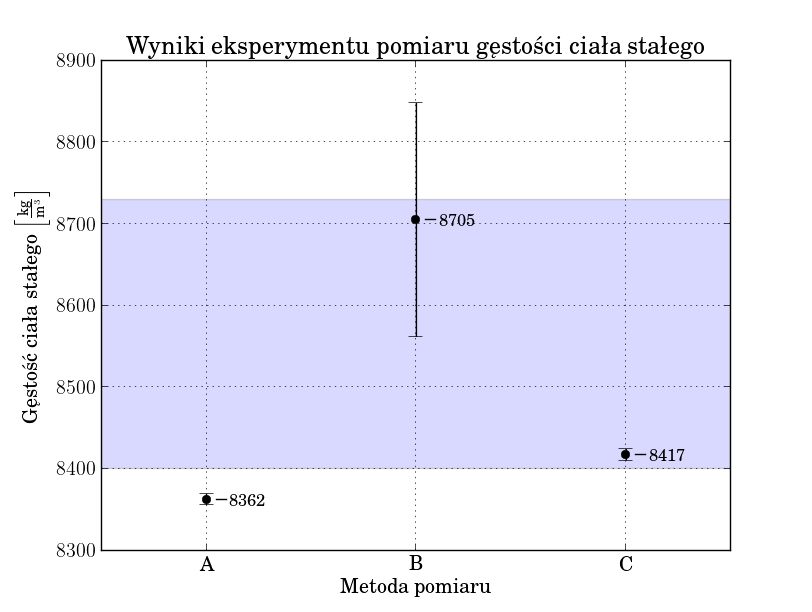

Write the Python code that produced this figure.
#!/usr/bin/env python2
#-*- coding: utf-8 -*-

__author__ = 'Pawel Chojnacki'
__copyright__ ='Copyleft 2013 Pawel Chojnacki'
__version__ = '2.0'
__date__ = '29-03-2013'
__license__ = 'GPLv3'

import numpy as np
import matplotlib as mpl # Zmiana ustawien LaTeXa
mpl.rcParams['text.latex.preamble'] = [r'\usepackage{amsmath}' , r'\usepackage[T1]{fontenc}']
mpl.rcParams['text.latex.unicode'] = True
mpl.rcParams['text.usetex'] = True
mpl.rcParams['font.family'] = 'serif'
import pylab as py

class pomiary(object):

	def __init__(self,lista,delta=0):
		self.wyn = lista
		self.delta = delta	# Niepewnosc pomiaru (najmniejsza podzialka)

	def __str__(self):
		return str("Dla pomiarow "+str(self.wyn)+"\nStandardowe Odchylenie Probki wynosi "\
		+str(self.sop)+"\nStandardowe Odchylenie Sredniej wynosi "+str(self.sos))
		
	def __add__(a,b):
		return S1.wyn + S2.wyn
		
	def srednia(self):
		return np.mean(self.wyn)
		
	def mediana(self):
		return np.median(self.wyn)
	
	def sopomiaru(self):
		return np.std(self.wyn,ddof=1) # CHOLERNIE CHOLERA WAZNE
		# TO JEST TAKIE WAZNE, ZE TRZEBA MU POSWIECIC AZ KILKA LINIJEK
		# DDOF O ZNACZA, O JAKA LICZBE MA BYC POMNIEJSZONY N PRZY DZIELENIU
		# DLA ROZKLADOW NIEPELNEJ POPULACJI MA BYC N-1, JASNE? J A S N E?
		# bo ja nie wiedzialem. domyslnie = 0.

	def sosredniej(self):
		return self.sopomiaru() / len(self.wyn)**0.5
		
	def blad_pomiaru(self):
		return np.sqrt(self.sopomiaru()**2 + (1./3)*self.delta**2)
		
	def blad_sredniej(self):
		return np.sqrt(self.sosredniej()**2 + (1./3)*self.delta**2)


### DANE ###

S1 = pomiary((24.04, 24.04, 24.03, 24.03, 23.97, 23.97, 23.97, 23.99, 23.98, 23.99),0.01)
S2 = pomiary((23.99, 24.01, 23.97, 23.98, 23.97, 23.98, 23.98, 23.99, 23.98, 24.00),0.01)
h1 = pomiary((39.60, 39.58, 39.60, 39.60, 39.62, 39.62, 39.59, 39.60, 39.58, 39.61),0.01)
m1 = pomiary((149.83,149.83,149.83,149.83,149.83,148.83,149.83,149.83,149.82,149.82),0.01)
S3 = pomiary(S1 + S2) # Albo podstaw tu sobie wlasne pomiary srednicy
V1 = (50.2 - 33) # W przypadku pomiaru jednokrotnego, delta = 0.2 cm^3
Ro_w = 997.0960 # Gestosc wody z P.H. Bigg, Brit. J. Appl. Phys. 18, 521 (1967).
N1 = pomiary((17.74, 17.74, 17.73, 17.74, 17.73),0.01) # Mierzylem tylko roznice pomiarow

### PROGRAM ###u

# POMIARY BEZPOSREDNIE
# u^2 = s^2 + 1/3 delta^2
D = S3.srednia() / 1000 # Milimetry -> Metry
H = h1.srednia() / 1000 # Milimetry -> Metry
M = m1.srednia() / 1000 # Gramy -> Kilogramy
V = V1 / 1E6 # cm^3 -> m^3
N = N1.srednia() / 1000 # Gramy -> Kilogramy
# NIEPEWNOSCI BEZWZGLEDNE
Db = S3.blad_sredniej()/1000 # Milimetry -> Metry
Hb = h1.blad_sredniej()/1000 # Milimetry -> Metry
Mb = m1.blad_sredniej()/1000 # Gramy -> Kilogramy
Vb = 0.2/1E6 # Mnozenie, poniewaz odejmujemy od siebie dwie wartosci 
Nb = N1.blad_sredniej()/1000 # Gramy -> Kilogramy
# NIEPEWNOSCI WZGLEDNE
Dw = Db/D
Hw = Hb/H
Mw = Mb/M
Vw = Vb/V
Nw = Nb/N

#~ print Db*1000,Hb*1000,Mb*1000 # Wartosci w mm/mg
print Dw,Hw,Mw,Vw,Nw

# METODA A
Ro_A = 4*M / (np.pi*D**2*H)	# Wartosc gestosci
Ro_A_w = np.sqrt( Mw**2 + (2*Dw)**2 + Hw**2 ) # Niepewnosc wzgledna
Ro_A_b = Ro_A * Ro_A_w # Niepewnosc bezwzgledna, nie zna litosci
print round(Ro_A,2), Ro_A_w, round(Ro_A_b,2)

# METODA B
Ro_B = M / V
Ro_B_w = np.sqrt( Mw**2 + 2*Vw**2 ) # Dwa razy, bo odejmujemy
Ro_B_b = Ro_B * Ro_B_w
print round(Ro_B,2), Ro_B_w, round(Ro_B_b,2)

# METODA C
Ro_C = (M * Ro_w) / N
Ro_C_w = np.sqrt( Mw**2 + 2*Nw**2 ) # Dwa razy, bo odejmujemy
Ro_C_b = Ro_C * Ro_C_w
print round(Ro_C,2), Ro_C_w, round(Ro_C_b,2)

# YAY RYSUJEMY WYYYYYKREEEEES YAY YAY YAY
# Zadne tam wykresy, potrzebujemy errorbara

x = range(1,4)
y = [ Ro_A, Ro_B, Ro_C ]
yerr = [ Ro_A_b, Ro_B_b, Ro_C_b ]

fig = py.figure()
ax = fig.add_subplot(111)
py.errorbar(x,y,yerr=yerr,fmt='ko',elinewidth=1,capsize=5)
py.axhspan(8400,8730,alpha=0.15)
for i in range(1,4):
	a,b = i,y[i-1]
	ax.text(a,b,str(int(b)),withdash=True,dashdirection=1,dashlength=10,dashpush=10)
py.title(u'Wyniki eksperymentu pomiaru gęstości ciała stałego',size='x-large')
py.ylabel(u'Gęstość ciała stałego ' + r'$\left[\frac{\text{kg}}{\text{m}^3}\right]$',size='large')
py.xlabel(r'Metoda pomiaru',size='large')
py.yticks(size='large')
py.xticks(range(1,4),('A','B','C'),size='large')
py.xlim(min(x)-0.5,max(x)+0.5) # Linijka dla marginesow
py.grid(True)
py.show()
